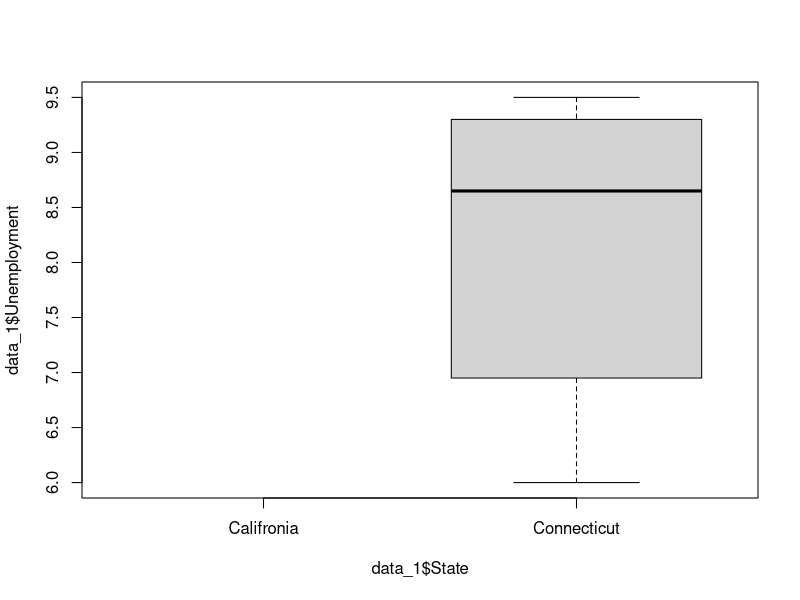

Generate this figure with R: (Note: this script raises an error after producing the figure.)
# Testing means between groups

# 1. Comparison between two groups: Two sample t test
# Data are now from two groups, x_1,...,x_n and y_1,...,y_T.
# Assume these two groups follow N(mu1, sigma1^2) and N(mu2, sigma2^2)
# H0: Two groups have the same mean (mu1=mu2)
# t = (x_bar - y_bar)/(SEDM), SEDM = sqrt(sigma1_hat^2/n + sigma2_hat^2/T)

data.set = read.csv("county_data.csv", stringsAsFactors = FALSE)
head(data.set)

data_1 <- data.set[data.set$State == "California" | data.set$State == "Connecticut",]
data_1$State <- factor(data_1$State, levels=c("Califronia", "Connecticut"))
boxplot(data_1$Unemployment~data_1$State)

t.test(data_1$Unemployment[data_1$State == "California"], data_1$Unemployment[data_1$State == "Connecticut"], var.equal=FALSE)

# In textbooks, it is usually assumed that the variances 
t.test(data_1$Unemployment[data_1$State == "California"], data_1$Unemployment[data_1$State == "Connecticut"], var.equal=TRUE)






# If there is no group structure, MSB = sum_i sum_j ni (xi_bar - x_bar)^2/(k-1)
# is also the estimate of sigma^2

# F = MSB / MSW ~ F(k-1, n-k)

data_2 <- data.set[data.set$State %in% c("California", "Connecticut", "Alabama", "Ohio"),]
data_2$State <- factor(data_2$State, levels = c("California", "Connecticut", "Alabama", "Ohio"))
str(data_2)

boxplot(data_2$Unemployment~data_2$State)
anova(lm(data_2$Unemployment~data_2$State))
# In the outcome: Residual is the within group variation, data_2$State
# is the between group variation.

# Pairwise comparison

# You can partly do this from the regression coefficients
reg <- lm(data_2$Unemployment~data_2$State)   # Categorical variables (factors)
                                              # are used as dummies
summary(reg)

# This does not compare California, Connecticut and Ohio.
# In multiple testing, use p.adj="bonferroni" to be conservative.

pairwise.t.test(data_2$Unemployment, data_2$State, p.adj="bonferroni")